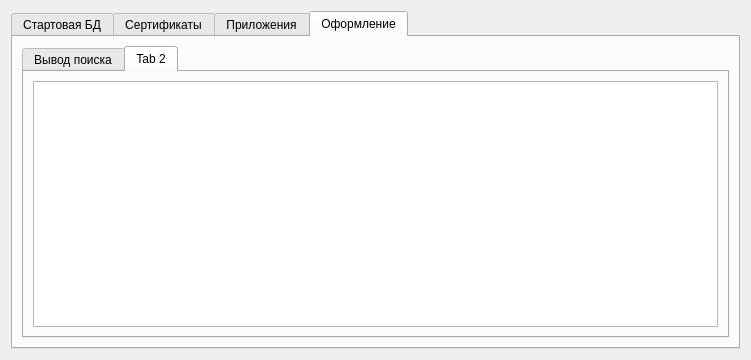
<?xml version="1.0" encoding="UTF-8"?>
<ui version="4.0">
 <class>D_settings_app</class>
 <widget class="QDialog" name="D_settings_app">
  <property name="geometry">
   <rect>
    <x>0</x>
    <y>0</y>
    <width>751</width>
    <height>360</height>
   </rect>
  </property>
  <property name="windowTitle">
   <string>Dialog</string>
  </property>
  <layout class="QVBoxLayout" name="verticalLayout">
   <item>
    <widget class="QTabWidget" name="tabWidget">
     <property name="currentIndex">
      <number>3</number>
     </property>
     <widget class="QWidget" name="tab">
      <attribute name="title">
       <string>Стартовая БД</string>
      </attribute>
      <layout class="QVBoxLayout" name="verticalLayout_2">
       <item>
        <layout class="QGridLayout" name="gridLayout">
         <item row="0" column="0">
          <widget class="QLabel" name="label_3">
           <property name="text">
            <string>Хост</string>
           </property>
          </widget>
         </item>
         <item row="1" column="1">
          <widget class="QLineEdit" name="lineEdit_port">
           <property name="inputMask">
            <string>99999</string>
           </property>
          </widget>
         </item>
         <item row="2" column="0">
          <widget class="QLabel" name="label_5">
           <property name="text">
            <string>База данных пациентов</string>
           </property>
          </widget>
         </item>
         <item row="2" column="1">
          <widget class="QLineEdit" name="lineEdit_database_main"/>
         </item>
         <item row="0" column="1">
          <widget class="QLineEdit" name="lineEdit_host"/>
         </item>
         <item row="1" column="0">
          <widget class="QLabel" name="label_4">
           <property name="text">
            <string>Порт</string>
           </property>
          </widget>
         </item>
         <item row="3" column="1">
          <widget class="QLineEdit" name="lineEdit_db_auth"/>
         </item>
         <item row="3" column="0">
          <widget class="QLabel" name="label_6">
           <property name="text">
            <string>База данных аутентификации</string>
           </property>
          </widget>
         </item>
         <item row="0" column="2">
          <spacer name="horizontalSpacer_2">
           <property name="orientation">
            <enum>Qt::Horizontal</enum>
           </property>
           <property name="sizeHint" stdset="0">
            <size>
             <width>40</width>
             <height>20</height>
            </size>
           </property>
          </spacer>
         </item>
        </layout>
       </item>
       <item>
        <spacer name="verticalSpacer">
         <property name="orientation">
          <enum>Qt::Vertical</enum>
         </property>
         <property name="sizeHint" stdset="0">
          <size>
           <width>20</width>
           <height>40</height>
          </size>
         </property>
        </spacer>
       </item>
       <item>
        <layout class="QHBoxLayout" name="horizontalLayout">
         <item>
          <widget class="QPushButton" name="pushButton_ok">
           <property name="text">
            <string>ОK</string>
           </property>
          </widget>
         </item>
         <item>
          <spacer name="horizontalSpacer">
           <property name="orientation">
            <enum>Qt::Horizontal</enum>
           </property>
           <property name="sizeHint" stdset="0">
            <size>
             <width>40</width>
             <height>20</height>
            </size>
           </property>
          </spacer>
         </item>
         <item>
          <widget class="QPushButton" name="pushButton_cancel">
           <property name="text">
            <string>Отмена</string>
           </property>
          </widget>
         </item>
        </layout>
       </item>
      </layout>
     </widget>
     <widget class="QWidget" name="tab_2">
      <attribute name="title">
       <string>Сертификаты</string>
      </attribute>
     </widget>
     <widget class="QWidget" name="tab_3">
      <attribute name="title">
       <string>Приложения</string>
      </attribute>
     </widget>
     <widget class="QWidget" name="tab_4">
      <attribute name="title">
       <string>Оформление</string>
      </attribute>
      <layout class="QVBoxLayout" name="verticalLayout_3">
       <item>
        <widget class="QTabWidget" name="tabWidget_2">
         <property name="currentIndex">
          <number>1</number>
         </property>
         <widget class="QWidget" name="tab_5">
          <attribute name="title">
           <string>Вывод поиска</string>
          </attribute>
          <layout class="QGridLayout" name="gridLayout_3">
           <item row="0" column="0">
            <layout class="QGridLayout" name="gridLayout_2">
             <item row="0" column="1">
              <widget class="QLabel" name="label_8">
               <property name="text">
                <string>Фон</string>
               </property>
              </widget>
             </item>
             <item row="0" column="2">
              <widget class="QLabel" name="label_9">
               <property name="text">
                <string>Текст</string>
               </property>
              </widget>
             </item>
             <item row="1" column="0">
              <widget class="QLabel" name="label">
               <property name="text">
                <string>Цвет архивных записей</string>
               </property>
              </widget>
             </item>
             <item row="2" column="0">
              <widget class="QLabel" name="label_7">
               <property name="text">
                <string>Остальные записи</string>
               </property>
              </widget>
             </item>
             <item row="1" column="1">
              <widget class="QPushButton" name="pushButton_b_arch">
               <property name="text">
                <string/>
               </property>
               <property name="flat">
                <bool>false</bool>
               </property>
              </widget>
             </item>
             <item row="1" column="2">
              <widget class="QPushButton" name="pushButton_t_arch">
               <property name="text">
                <string/>
               </property>
              </widget>
             </item>
             <item row="2" column="2">
              <widget class="QPushButton" name="pushButton_t_other">
               <property name="text">
                <string/>
               </property>
              </widget>
             </item>
             <item row="2" column="1">
              <widget class="QPushButton" name="pushButton_b_other">
               <property name="text">
                <string/>
               </property>
              </widget>
             </item>
            </layout>
           </item>
           <item row="2" column="0">
            <spacer name="verticalSpacer_2">
             <property name="orientation">
              <enum>Qt::Vertical</enum>
             </property>
             <property name="sizeHint" stdset="0">
              <size>
               <width>20</width>
               <height>40</height>
              </size>
             </property>
            </spacer>
           </item>
           <item row="0" column="1">
            <spacer name="horizontalSpacer_3">
             <property name="orientation">
              <enum>Qt::Horizontal</enum>
             </property>
             <property name="sizeHint" stdset="0">
              <size>
               <width>40</width>
               <height>20</height>
              </size>
             </property>
            </spacer>
           </item>
          </layout>
         </widget>
         <widget class="QWidget" name="tab_6">
          <attribute name="title">
           <string>Tab 2</string>
          </attribute>
          <layout class="QVBoxLayout" name="verticalLayout_4">
           <item>
            <widget class="QTableView" name="tableView"/>
           </item>
          </layout>
         </widget>
        </widget>
       </item>
      </layout>
     </widget>
    </widget>
   </item>
  </layout>
 </widget>
 <resources/>
 <connections/>
</ui>
